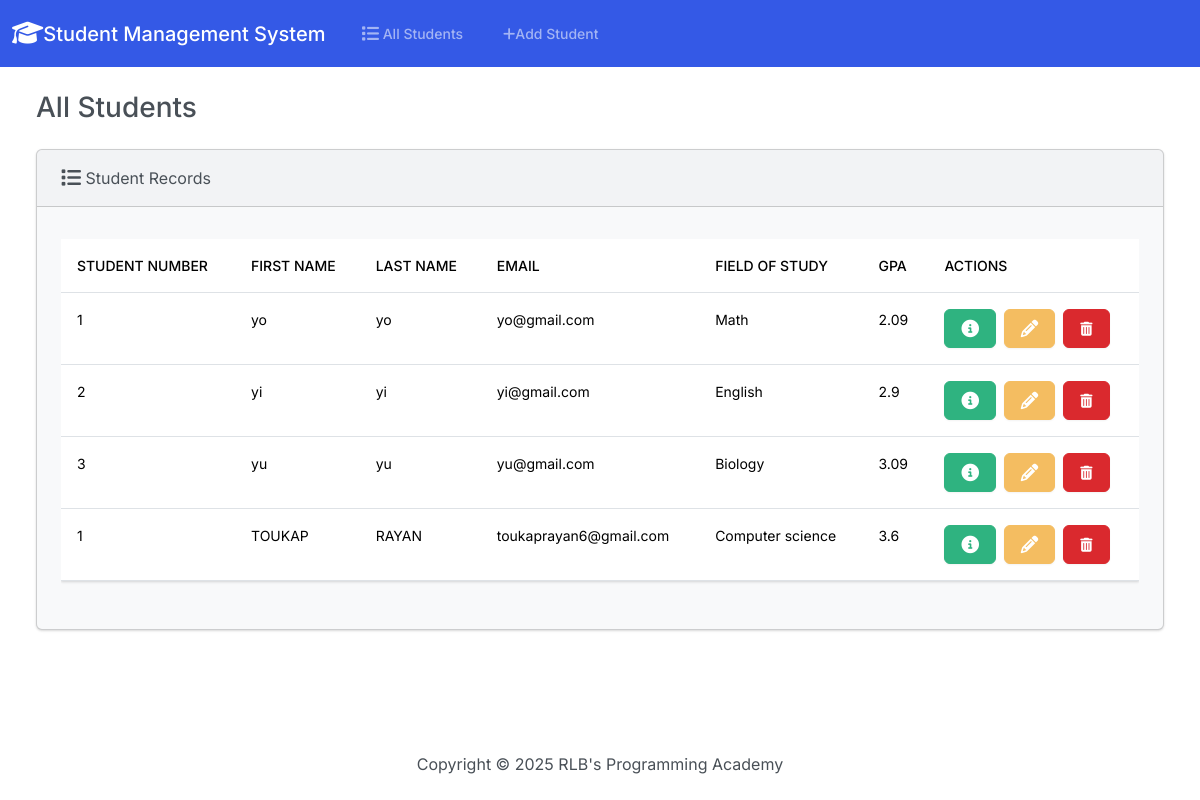
Before: / with the older database file.
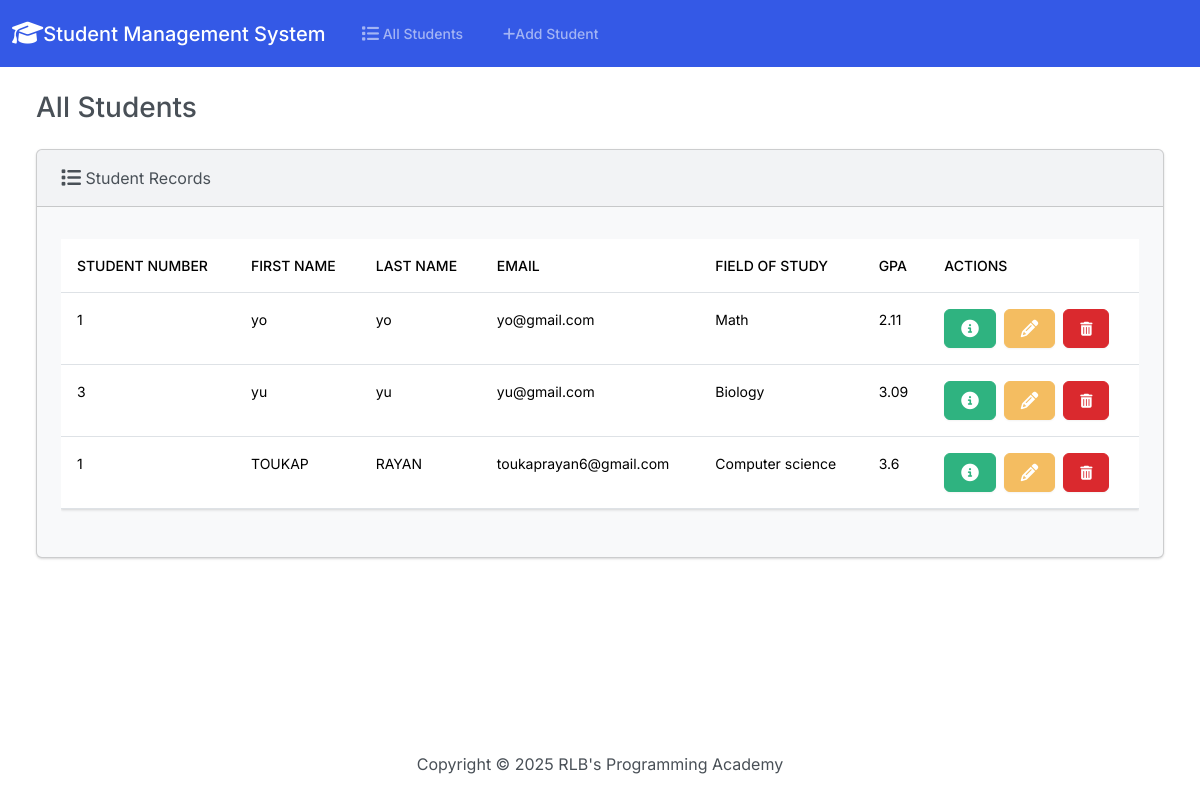
After: the same page with the newer database file.
### students/models.py (models this page shows, shortened)
class Student(models.Model):
    student_number=models.PositiveIntegerField()
    first_name=models.CharField(max_length=50)
    last_name= models.CharField(max_length=50)
    email=models.EmailField(max_length=50)
    field_of_study=models.CharField(max_length=50)
    gpa=models.FloatField()

### students/views.py (the view)
# urls.py: path('',views.index,name='index'),
def index(request):
    return render(request,'students/index.html',{
        'students':Student.objects.all()
    })

### students/templates/students/index.html (shortened to what this page needs)
{% extends "students/base.html" %}
{% block body %}
<h3 class="m-4">All Students</h3>
      <div class="row">
        <div class="col-12">
          {% if students %}
            <div class="card bg-light ms-4 me-4 mb-4">
                <div class="card-header">
                  <i class="fa-solid fa-list fa-lg"></i> Student Records
                </div>
                <div class="card-body">
                  <p class="card-text">
                    <div class="table-responsive">
                      <table class="table table-hover">
                        <thead>
                          <tr>
                            <th scope="col">Student Number</th>
                            <th scope="col">First Name</th>
                            <th scope="col">Last Name</th>
                            <th scope="col">Email</th>
                            <th scope="col">Field of Study</th>
                            <th scope="col">GPA</th>
                            <th scope="col">Actions</th>
                          </tr>
                        </thead>
                        <tbody>
                        {% for student in students %}
                        <tr>
                          <td>{{ student.student_number}}</td>
                          <td>{{ student.first_name}}</td>
                          <td>{{ student.last_name}}</td>
                          <td>{{ student.email}}</td>
                          <td>{{ student.field_of_study}}</td>
                          <td>{{ student.gpa}}</td>
                          <td>
                            <button type="button" class="btn btn-success me-1" href="{% url 'view_student' student.id %}" data-bs-toggle="modal" data-bs-target="#myModal{{student.id}}">
                            </button>
                            <a class="btn btn-warning me-1" href="{% url 'edit' student.id %}">
                            </a>
                            <button type="button" class="btn btn-danger" data-bs-toggle="modal" data-bs-target="#delete{{student.id}}">
                              <i class="fa-solid fa-trash-can"></i>
                            </button>
                          </td>
                        </tr>
                        {% endfor %}
                        </tbody>
                      </table>
                    </div>
                  </p>
                </div>
              </div>
           </div>
          {% else %}
          <h5 class="alert alert-primary ms-4 me-4">No Student Records </h5>
          {% endif%}
      </div>
{% endblock %}

Changed rows visible on the page:
removed Student: student_number "2", first_name "yi", last_name "yi", email "yi@gmail.com", field_of_study "English", gpa "2.9"
changed Student "yo": gpa "2.09" → "2.11"
